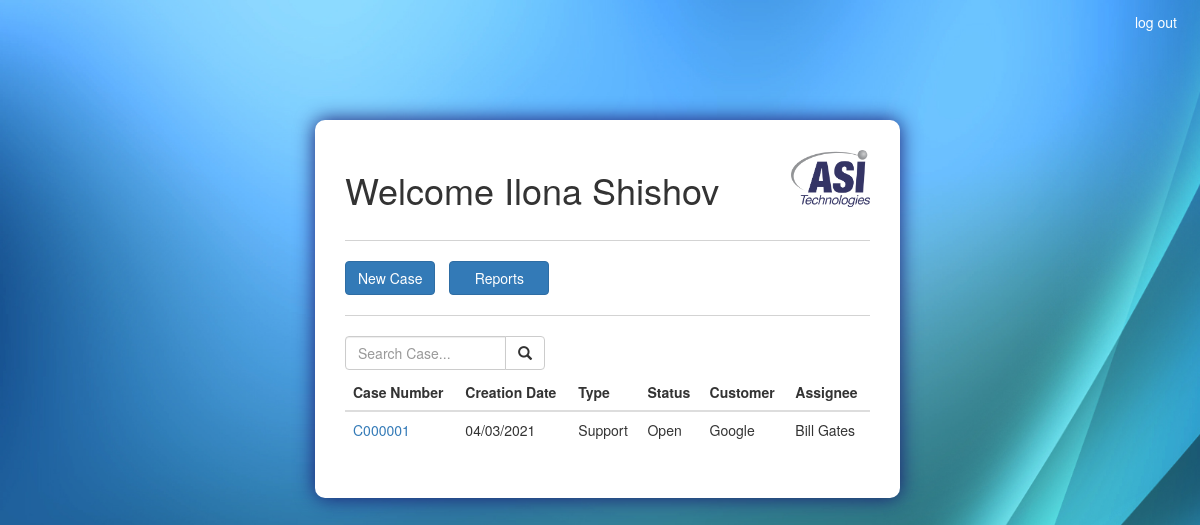
/dashboard/ (signed in), run on an earlier commit of the app's database.
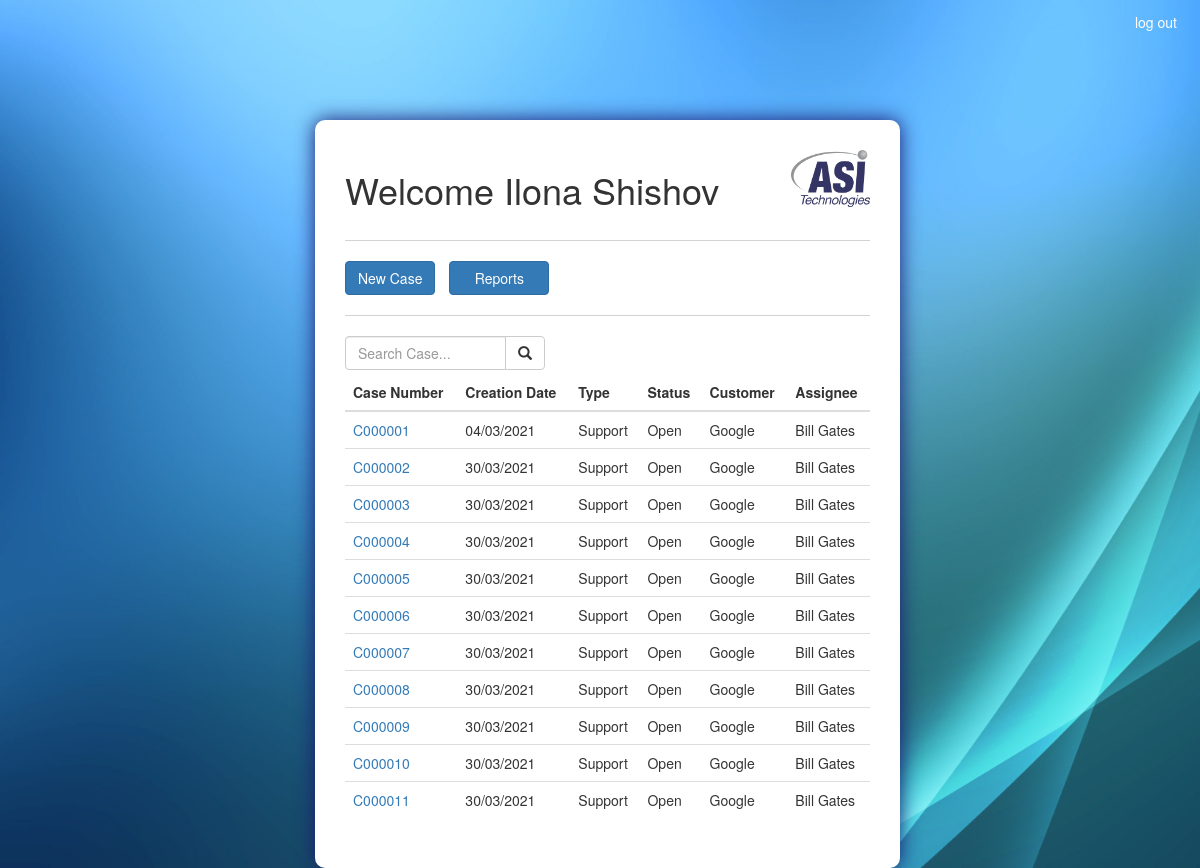
And on a later commit of the database.
### ASISupport_app/models.py (models this page shows, shortened)
class Case(models.Model):
	TYPES = (
		('Support', 'Support'),
		('Training', 'Training'),
		('Maintenance', 'Maintenance'),
		('installation','Installation')
	)
	STATUSES = (
		('Open', 'Open'),
		('Resolved', 'Resolved'),
		('Closed', 'Closed'),
		('On Hold','On Hold'),
		('Cancelled','Cancelled')
	)
	case_num 				= models.CharField(max_length=100, primary_key=True)
	case_type 				= models.CharField(max_length=100, choices=TYPES)
	status 					= models.CharField(max_length=100, choices=STATUSES)
	create_date 			= models.DateTimeField(default=timezone.now)
	target_date 			= models.DateField()
	actual_date 			= models.DateField(blank=True, null=True)
	case_manager 			= models.ForeignKey(Employee, on_delete=models.CASCADE)
	machine_down 			= models.BooleanField(default=False)
	customer 				= models.ForeignKey(Customer, on_delete=models.CASCADE)
	customer_contact 		= models.CharField(max_length=100)
	case_description 		= models.TextField()

class Customer(models.Model):
	customer_name 			= models.CharField(max_length=100, primary_key=True)
	def __str__(self):
		return self.customer_name

class Employee(models.Model):
	employee_id 			= models.CharField(max_length=100, primary_key=True)
	first_name 				= models.CharField(max_length=100)
	last_name 				= models.CharField(max_length=100)
	phone_number 			= models.CharField(max_length=100)
	email 					= models.EmailField(max_length=254, unique = True)
	password 				= models.CharField(max_length=100)
	def __str__(self):
		return f'{self.first_name} {self.last_name}'
		'''note: must be unique for case creation unique'''

### ASISupport_app/views.py (the view)
# urls.py: path('dashboard/', views.dashboard_view, name = 'dashboard'),
@login_required(login_url='/accounts/login/')
def dashboard_view(request):
	search_case_value = request.POST.get('search_case')
	if request.method == 'POST' and 'search_case_btn' in request.POST:
		if search_case_value:
			cases = Case.objects.filter(case_num__contains=search_case_value, status='Open')
			return render(request, 'ASISupport_app/dashboard.html', locals())
	cases = Case.objects.filter(status='Open')
	return render(request, 'ASISupport_app/dashboard.html', locals())

### templates/ASISupport_app/dashboard.html (shortened to what this page needs)
<!DOCTYPE html>
{% extends "ASISupport_app/base.html" %}
{% load static %}
{% block head_block %}
	<link rel="stylesheet" type="text/css" href="{% static 'css/dashboard.css' %}">
{% endblock %}
{% block body_block %}
	<section class="col-sm-3 col-sm-6 col-sm-3">
		<form class="form-container" action="{% url 'ASISupport_app:dashboard' %}" method="POST">
			<div class="welcome">
				<h1 class="inline_it">Welcome {{request.user.get_full_name}}</h1>
				<img src="/static/images/ASI_logo.jpg"/>
			</div>
			<hr class="solid">
			<div class="action_btn">
				<a href="{% url 'ASISupport_app:new_case' %}" class="btn btn-primary">New Case</a>
				<button type="submit" class="btn btn-primary not_first">Reports</button>
			</div>
			<hr class="solid">
				<div class="inline_it search_bar">
					<div class="input-group">
						<input type="search" name="search_case" class="form-control" placeholder="Search Case..." aria-lable="Search" value="{{ search_case_value|default_if_none:'' }}" />
						<div class="input-group-btn">
							<button class="btn btn-default" type="submit" name="search_case_btn">
								<i class="glyphicon glyphicon-search"></i>
							</button>
						</div>
					</div>
				</div>
				<table class="table table-hover">
					<thead>
						<tr>
							<th scope="col">Case Number</th>
				    		<th scope="col">Creation Date</th>
				    		<th scope="col">Type</th>
				    		<th scope="col">Status</th>
				    		<th scope="col">Customer</th>
				    		<th scope="col">Assignee</th>
				    	</tr>
					</thead>
					<tbody>
						{% for case in cases %}
						<tr>
							<td><a href="{% url 'ASISupport_app:view_case' case.case_num %}">{{ case.case_num }}</a></td>
							<td>{{ case.create_date|date:'d/m/Y' }}</td>
							<td>{{ case.case_type }}</td>
							<td>{{ case.status }}</td>
							<td>{{ case.customer }}</td>
							<td>{{ case.case_manager }}</td>
						</tr>
						{% endfor %}
					</tbody>
				</table>
		</form>
	</section>
{% endblock %}

### templates/ASISupport_app/base.html (shortened to what this page needs)
<!DOCTYPE html>
{% load static %}
<html>
	<head>
		<link rel="stylesheet" href="https://stackpath.bootstrapcdn.com/bootstrap/4.1.3/css/bootstrap.min.css">
		<link rel="stylesheet" href="https://maxcdn.bootstrapcdn.com/bootstrap/3.3.6/css/bootstrap.min.css" >
		<link rel="stylesheet" type="text/css" href="{% static 'css/base.css' %}">
		{% block head_block %}
		{% endblock %}
	</head>
	<body>
		{% if request.resolver_match.url_name != 'login' %}
			<form class="logout_btn" align='right' action="{% url 'logout' %}" method="POST">
				<button type="submit" class="btn btn-primary logout_btn">log out</button>
			</form>
		{% endif %}
		<section class="container-fluid">
			<section class="row justify-content-center">
				{% block body_block %}
				{% endblock %}
			</section>
		</section>
	</body>
</html>

### static/css/base.css (style rules this page uses)
body { background-image: url('/static/images/Background1.jpg'); background-repeat: no-repeat; background-attachment: fixed; background-size: cover; }
.form-container { position: absolute; top: 15vh; background: #fff; padding: 30px; border-radius: 10px; box-shadow: 0px 0px 20px 0px #191970; }
hr.solid { border-top: 1px solid LightGray; }
.inline_it { display: inline-block; }
.logout_btn { position:fixed; right:10px; top:5px; background-color: Transparent; border-color: Transparent; }

### static/css/dashboard.css (style rules this page uses)
.welcome img { width: 15%; height: 15%; float: right; }
.search_bar { width: 200px; }
.not_first { margin-left: 10px; }
.action_btn button { width: 100px; }

What changed in the data, as far as the page shows it:
added Case: case_num "C000002", create_date "30/03/2021", case_type "Support", status "Open", customer "Google", case_manager "Bill Gates"
added Case: case_num "C000003", create_date "30/03/2021", case_type "Support", status "Open", customer "Google", case_manager "Bill Gates"
added Case: case_num "C000004", create_date "30/03/2021", case_type "Support", status "Open", customer "Google", case_manager "Bill Gates"
added Case: case_num "C000005", create_date "30/03/2021", case_type "Support", status "Open", customer "Google", case_manager "Bill Gates"
added Case: case_num "C000006", create_date "30/03/2021", case_type "Support", status "Open", customer "Google", case_manager "Bill Gates"
added Case: case_num "C000007", create_date "30/03/2021", case_type "Support", status "Open", customer "Google", case_manager "Bill Gates"
added Case: case_num "C000008", create_date "30/03/2021", case_type "Support", status "Open", customer "Google", case_manager "Bill Gates"
added Case: case_num "C000009", create_date "30/03/2021", case_type "Support", status "Open", customer "Google", case_manager "Bill Gates"
added Case: case_num "C000010", create_date "30/03/2021", case_type "Support", status "Open", customer "Google", case_manager "Bill Gates"
added Case: case_num "C000011", create_date "30/03/2021", case_type "Support", status "Open", customer "Google", case_manager "Bill Gates"
